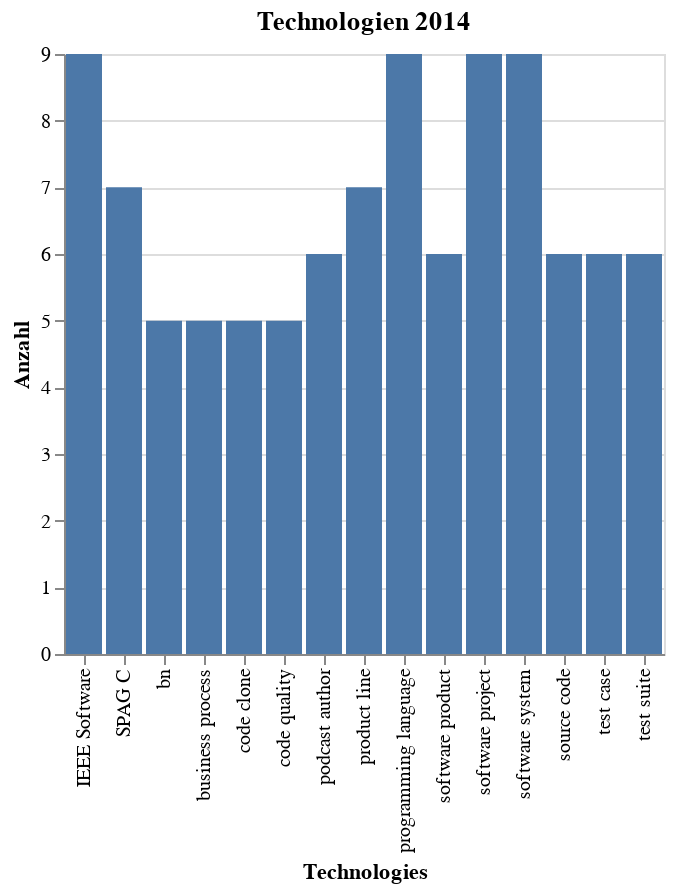

The notebook cell this image was saved under:
### Markdown cell above
### Balkendiagramm 2014

### Code cell
year = 2014
d = data_words[year].nlargest(anzahl_top_topics).sort_values(ascending=False)
source = pd.DataFrame({'Technologies': d.index,
                            'Anzahl': d})
alt.Chart(source).mark_bar().encode(
        x='Technologies:O',
        y='Anzahl:Q'
    ).properties(
    title=f'Technologien {year}')

### Figure 1 — Vega-Lite specification as saved in the notebook (floating-point values rounded to 4 significant figures)
{"config": {"view": {"continuousWidth": 400, "continuousHeight": 300}}, "data": {"name": "data-dd10f9aae0cc073ff5e455486d165c83"}, "mark": "bar", "encoding": {"x": {"type": "ordinal", "field": "Technologies"}, "y": {"type": "quantitative", "field": "Anzahl"}}, "title": "Technologien 2014", "$schema": "https://vega.github.io/schema/vega-lite/v4.8.1.json", "datasets": {"data-dd10f9aae0cc073ff5e455486d165c83": [{"Technologies": "software system", "Anzahl": 9}, {"Technologies": "software project", "Anzahl": 9}, {"Technologies": "programming language", "Anzahl": 9}, {"Technologies": "IEEE Software", "Anzahl": 9}, {"Technologies": "product line", "Anzahl": 7}, {"Technologies": "SPAG C", "Anzahl": 7}, {"Technologies": "test suite", "Anzahl": 6}, {"Technologies": "test case", "Anzahl": 6}, {"Technologies": "source code", "Anzahl": 6}, {"Technologies": "software product", "Anzahl": 6}, {"Technologies": "podcast author", "Anzahl": 6}, {"Technologies": "code quality", "Anzahl": 5}, {"Technologies": "code clone", "Anzahl": 5}, {"Technologies": "business process", "Anzahl": 5}, {"Technologies": "bn", "Anzahl": 5}]}}
